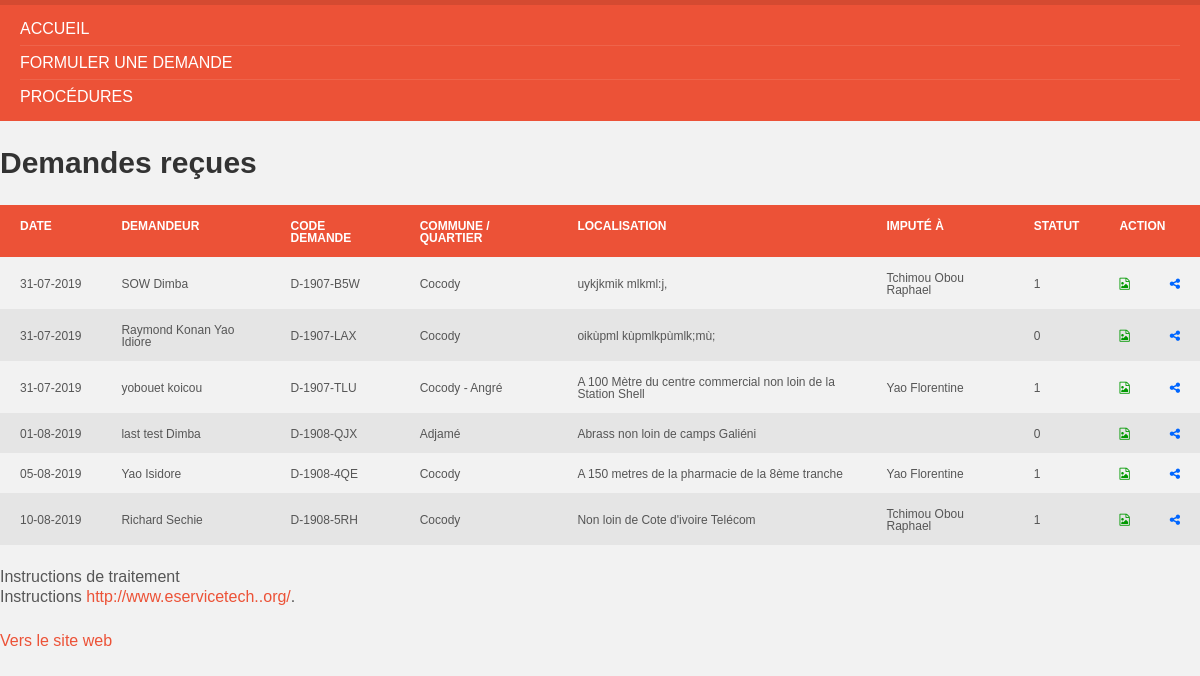
Page /admin/pages/workflow/listes_toutes_demandes.php on the committed database.
### tables this page shows
CREATE TABLE IF NOT EXISTS `demandes` (
  `id_demandes` int(11) NOT NULL AUTO_INCREMENT,
  `code_demande` varchar(100) NOT NULL,
  `commune` varchar(100) NOT NULL,
  `quartier` varchar(100) NOT NULL,
  `localisation` text NOT NULL,
  `categorie` varchar(200) NOT NULL,
  `Activite` varchar(100) NOT NULL,
  `photo1` varchar(100) NOT NULL,
  `photo2` varchar(100) NOT NULL,
  `photo3` varchar(100) NOT NULL,
  `photo4` varchar(200) NOT NULL,
  `statut` int(11) NOT NULL,
  `residence` varchar(100) NOT NULL,
  `dateaj_demande` timestamp NOT NULL DEFAULT CURRENT_TIMESTAMP,
  `useraddid` int(11) NOT NULL,
  PRIMARY KEY (`id_demandes`)
);

CREATE TABLE IF NOT EXISTS `users` (
  `id_users` int(11) NOT NULL AUTO_INCREMENT,
  `code_client` varchar(50) NOT NULL,
  `nom_prenom` varchar(100) NOT NULL,
  `datenais` varchar(100) NOT NULL,
  `contact` varchar(100) NOT NULL,
  `mail` varchar(100) NOT NULL,
  `domaine` varchar(100) NOT NULL,
  `mdp` varchar(100) NOT NULL,
  `dateaj` timestamp NOT NULL DEFAULT CURRENT_TIMESTAMP,
  PRIMARY KEY (`id_users`),
  UNIQUE KEY `mail` (`mail`)
);

CREATE TABLE IF NOT EXISTS `agent` (
  `id_agent` int(11) NOT NULL AUTO_INCREMENT,
  `matricule` varchar(50) NOT NULL,
  `nom_prenom` varchar(100) NOT NULL,
  `sexe` varchar(1) NOT NULL,
  `datenais` int(11) NOT NULL,
  `id_matri` int(11) NOT NULL,
  `contact` varchar(50) NOT NULL,
  `email` varchar(100) NOT NULL,
  `niveau` int(11) NOT NULL,
  `id_service` int(11) NOT NULL,
  `id_fonction` int(11) NOT NULL,
  `photo` varchar(100) NOT NULL,
  `login` varchar(200) NOT NULL,
  `mdp` varchar(200) NOT NULL,
  `statut` int(11) NOT NULL,
  `dateaj` timestamp NOT NULL DEFAULT CURRENT_TIMESTAMP,
  `useraddid` int(11) NOT NULL,
  PRIMARY KEY (`id_agent`)
);

### admin/includes/all_demandes.php (the view)
<?php
$sql = "SELECT * FROM demandes, users WHERE  users.id_users =demandes.useraddid";
$rs_result = mysql_query ($sql);
?>
                                <table id="bootstrap-data-table-export" class="table table-striped table-bordered" style="font-size:12px">
                                    <thead>
                                        <tr align="center">
                                            <th>Date</th>
                                            <th>Demandeur </th>
                                            <th>Code demande </th>
                                            <th>Commune / Quartier </th>
                                            <th>Localisation </th>
                                            <th>Imputé à </th>
                                            <th>Statut </th>
                                            <th  colspan="3">Action </th>
                                        </tr>
                                    </thead>
                                    <tbody>
                                           <?php
											while ($row = mysql_fetch_assoc($rs_result)) {
											?>
                                            <tr>
                                                <td> <b><?php echo conversion2FR($row['dateaj_demande']); ?></b></td>
                                                <td><?php echo $row['nom_prenom']; ?></td>
                                                <td><?php echo $row['code_demande']; ?></td>
                                                <td><?php echo $row['commune']; ?></td>
                                                <td><?php echo $row['localisation']; ?></td>
                                                <td><?php
$id_ok = $row['id_demandes'];
$sql = "SELECT * FROM  `imputation` , agent WHERE  `id_demandes` ='$id_ok' AND agent.id_agent = imputation.id_impute_a";
$req = mysql_query($sql) or die('Erreur SQL : <br />'.$sql.'<br>'.mysql_error());
if (mysql_num_rows($req) > 0) { $data = mysql_fetch_assoc($req);
$nom_users = $data['nom_prenom'];
}
else {
	$nom_users = "";
}
echo $nom_users; ?></td>
                                                <td><?php
												echo $row['statut']; ?></td>
                                                <td align="center" width="10"><a href="?link=voir_demande&code_demande=<?php echo $row['code_demande'];?>&id_demandes=<?php echo $row['id_demandes'];?>" title="Voir la demande"><i style="color:#009900" class="fa fa-file-photo-o"></i></a></td>
                                                <td align="center" width="10"><a href="?link=listes_all&id_demandes=<?php echo $row['id_demandes'];?>&code_demande=<?php echo $row['code_demande'];?>" title="Dispatcher la demande"><i style=" color:rgba(0,102,255,1)" class="fa fa-share-alt"></i></a></td>
                                            </tr>
                                            <?php
											};
											?>
                                    </tbody>
                                </table>

### admin/controllers/datefct.php
<?php
function conversion2FR($date){
$annee = explode("-", $date);
$yr = $annee[0];
$jr = $annee[2];
$m = $annee[1];
$jrh = explode(" ", $jr);
echo $jrh[0];
echo "-";
echo $m;
echo "-";
echo $yr;
}
?>

### library/css/skin/red.css (style rules this page uses)
body { color:#565656;background-color:#f2f2f2 }
a { color:#ec5237 }
table thead th { color:#FFF;background-color:#ec5237 }
table tbody>tr:nth-child(even)>td { background-color:#e5e5e5 }

### rows in the picture
demandes: dateaj_demande "31", dateaj_demande "07", dateaj_demande "2019", users.nom_prenom "SOW Dimba", code_demande "D-1907-B5W", commune "Cocody", localisation "uykjkmik mlkml:j,", agent.nom_prenom "Tchimou Obou Raphael", statut "1"
demandes: dateaj_demande "31", dateaj_demande "07", dateaj_demande "2019", users.nom_prenom "Raymond Konan Yao Idiore", code_demande "D-1907-LAX", commune "Cocody", localisation "oikùpml kùpmlkpùmlk;mù;", statut "0"
demandes: dateaj_demande "31", dateaj_demande "07", dateaj_demande "2019", users.nom_prenom "yobouet koicou", code_demande "D-1907-TLU", commune "Cocody - Angré", localisation "A 100 Mètre du centre commercial non loin de la Station Shell", agent.nom_prenom "Yao Florentine", statut "1"
demandes: dateaj_demande "01", dateaj_demande "08", dateaj_demande "2019", users.nom_prenom "last test Dimba", code_demande "D-1908-QJX", commune "Adjamé", localisation "Abrass non loin de camps Galiéni", statut "0"
demandes: dateaj_demande "05", dateaj_demande "08", dateaj_demande "2019", users.nom_prenom "Yao Isidore", code_demande "D-1908-4QE", commune "Cocody", localisation "A 150 metres de la pharmacie de la 8ème tranche", agent.nom_prenom "Yao Florentine", statut "1"
demandes: dateaj_demande "10", dateaj_demande "08", dateaj_demande "2019", users.nom_prenom "Richard Sechie", code_demande "D-1908-5RH", commune "Cocody", localisation "Non loin de Cote d'ivoire Telécom", agent.nom_prenom "Tchimou Obou Raphael", statut "1"
